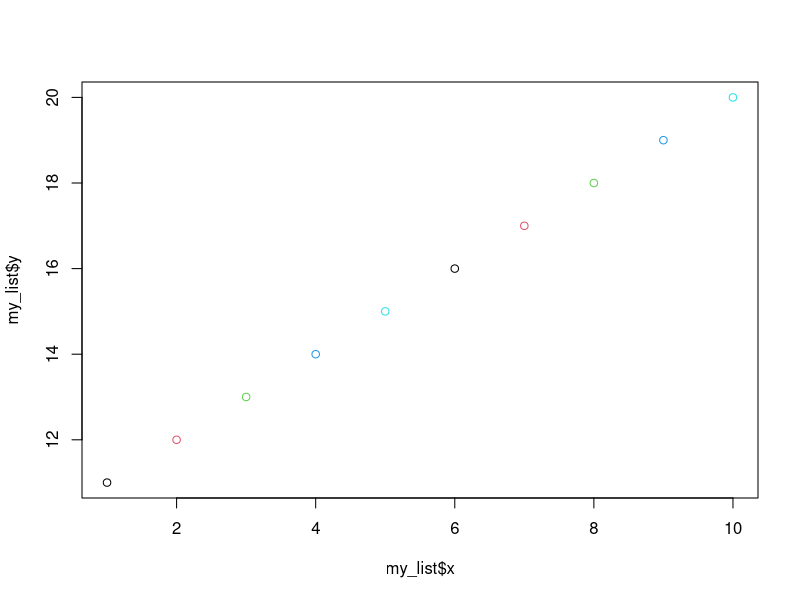
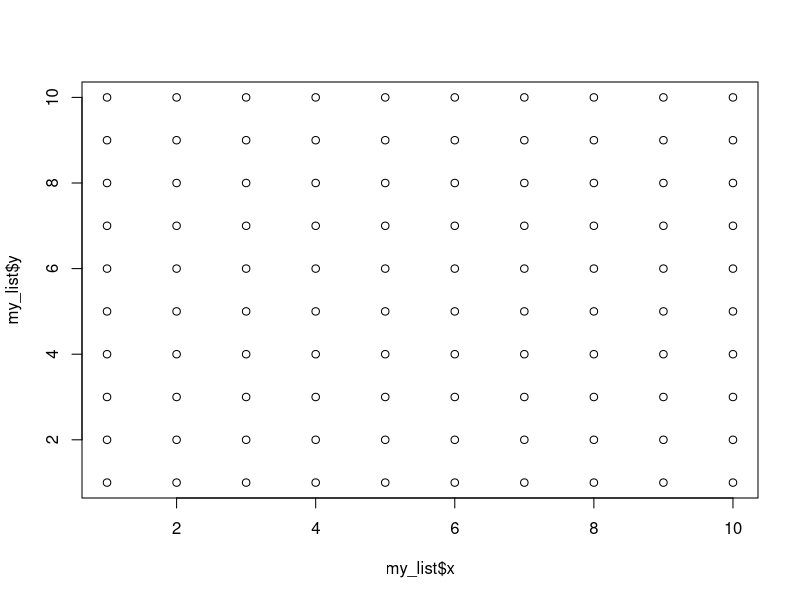
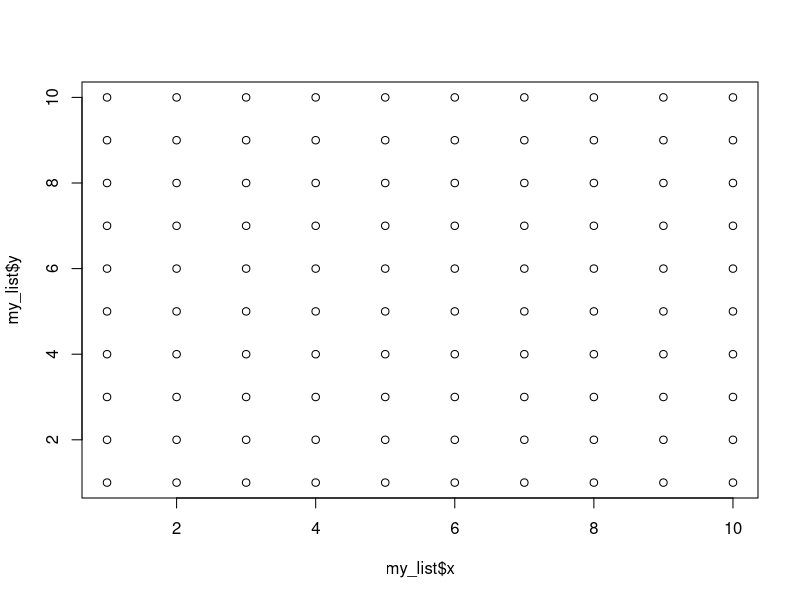
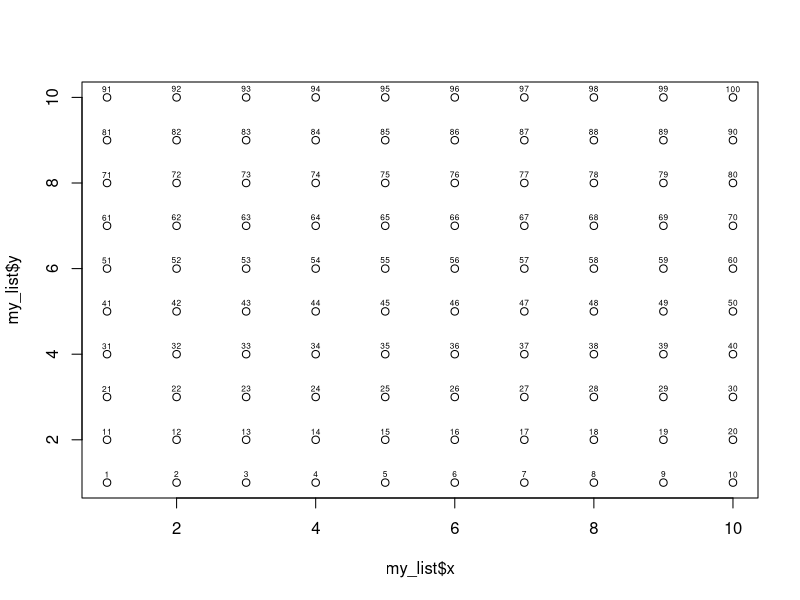
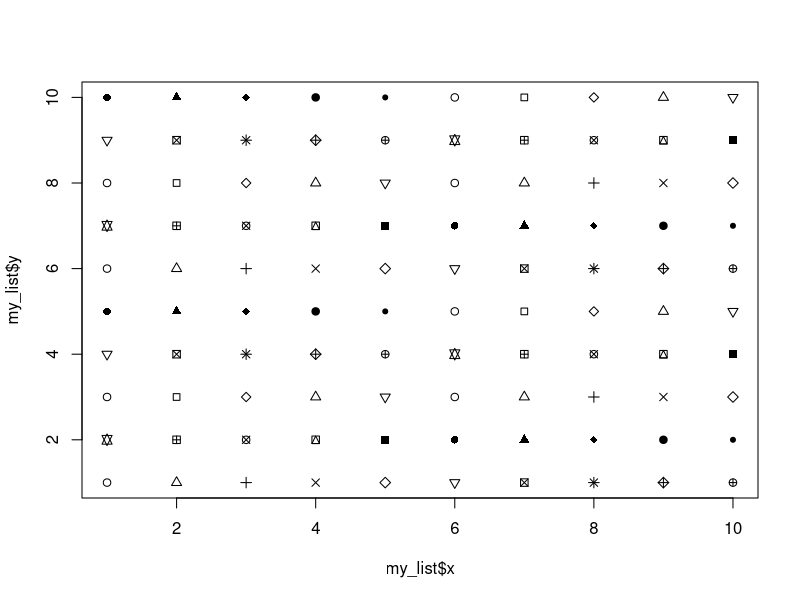
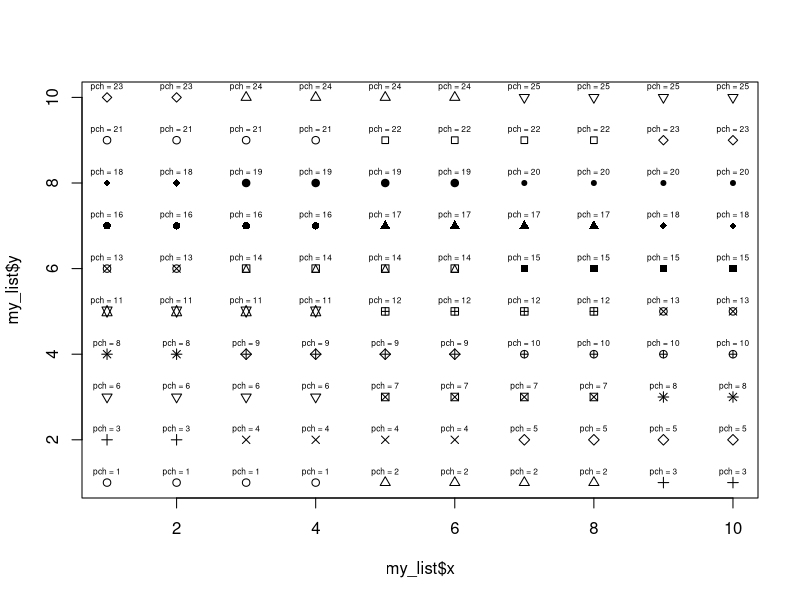
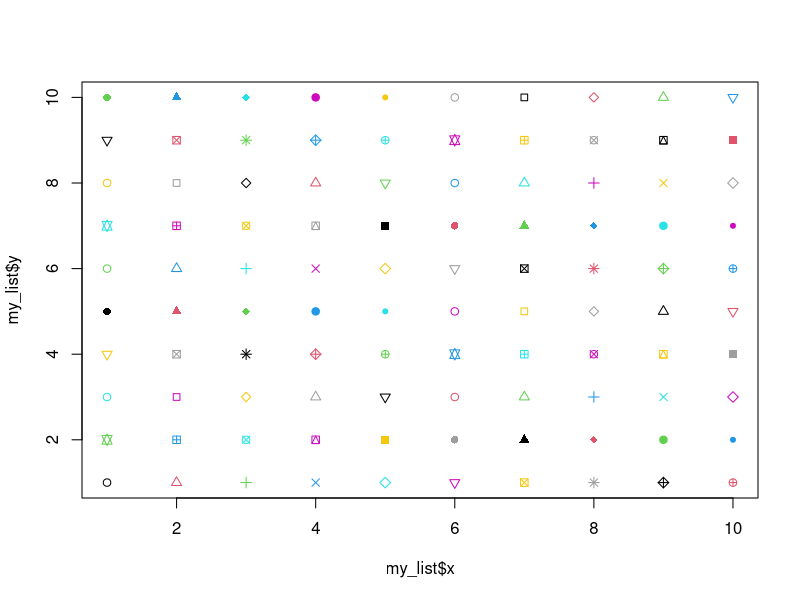

R code for these plots, in order:
## ---- chunk 1
knitr::opts_chunk$set(echo = TRUE)
## ---- chunk 2

my_matrix = matrix(data = c(1:10, 11:20, 111:120)) #We are using the arguments "data = ".

is.matrix(my_matrix) #We can interrogate the object and see if it is a matrix.

## ---- chunk 3

my_matrix

## ---- chunk 4

help(matrix)

## ---- chunk 5

my_cols = c("Species 1", "Species 2", "Species 3")
my_rows = c("Site 1", "Site 2", "Site 3", "Site 4", "Site 5", "Site 6", "Site 7", "Site 8", "Site 9", "Site 10")

my_names = list(my_rows, my_cols) #We're making a list here with the two vector objects above.

my_matrix = matrix(data = c(1:10, 11:20, 111:120), ncol = 3, dimnames = my_names) #Note we don't have to specify row number.

## ---- chunk 6

my_matrix = matrix(nrow = 10, ncol = 3, dimnames = my_names)

## ---- chunk 7

my_matrix[, 1] = 1:10 #We're taking the columns in order here
my_matrix[, 2] = 11:20
my_matrix[, 3] = 111:120

#An alternative method using column names.

my_matrix[, "Species 1"] = 1:10
my_matrix[, "Species 2"] = 11:20
my_matrix[, "Species 3"] = 111:120

## ---- chunk 8

my_matrix[, 1]

my_matrix[1, ]

my_matrix[2, 2:3]

my_matrix[c(2, 4, 8), 3] #When can choose non-consecutive rows here with concatenate.


## ---- chunk 9

my_matrix[my_matrix[, "Species 2"] > 15, "Species 1"]

## ---- chunk 10

my_matrix <- matrix(data = c(9, "A", TRUE, "words", 11, 12, 111, 134, 9, FALSE),
       ncol = 5)

is.character(my_matrix)

my_matrix

## ---- chunk 11

my_matrix <- matrix(data = c(1:10, 11:20, 111:120), ncol = 3, dimnames = my_names)

my_logicl <- my_matrix > 10

is.logical(my_logicl)

my_matrix[my_logicl]

## ---- chunk 12

my_df <- data.frame(taxa_1 = c(1:10), #We're defining objects as a part of the arguments going into data.frame()
                    taxa_2 = c(11:20),
                    taxa_3 = c(21:30),
                    burned = c(TRUE, TRUE, TRUE, TRUE, FALSE, FALSE, FALSE, FALSE, TRUE, FALSE),
                    class1 = c("Oak Scrub", "Oak Scrub", "Oak Scrub", #Don't be afraid to use <shift+enter> to break down long arguments.
                               "Pine Woodland", "Pine Woodland", 
                               "Estuarine", "Estuarine", 
                               "Savanna", "Savanna", "Savanna"),
                    row.names = c("Site 1", "Site 2", "Site 3", "Site 4", "Site 5", "Site 6", "Site 7", "Site 8", "Site 9", "Site 10"))

my_df

## ---- chunk 13

my_df$burned

my_df[my_df$burned == TRUE, ]

my_df[my_df$class1 == "Savanna", ]

## ---- chunk 14

my_df[my_df$burned == FALSE & my_df$class1 == "Savanna", ]

my_df[my_df$burned == FALSE | my_df$class1 == "Savanna", ]


## ---- chunk 15

is.numeric(my_df$taxa_1)

is.character(my_df$class1)

is.vector(my_df$taxa_1)

## ---- chunk 16

row.names(my_df)

colnames(my_df)

row.names(my_df) = c("S1", "S2", "S3", "S4", "S5", "S6", "S7", "S8", "S9", "S10")

colnames(my_df) = c("Cercocarpus", "Typha", "Poaceae", "Burned", "Class")

my_df['S5', ]

my_df[c('S5', 'S8', 'S10'), ] #We can call all of the rows for non-consecutive names.

my_df[c('S5', 'S8', 'S10'), 'Class'] #We can call specific rows for non-consecutive names.

## ---- chunk 17

head(my_df)

tail(my_df)

## ---- chunk 18

my_data = read.csv(file = "data/Fake_core.csv",
                   header = TRUE)

class(my_data)

## ---- chunk 19

my_data = read.delim(file = "data/Fake_core_plus.txt",
                     header = TRUE)

class(my_data)

## ---- chunk 20

my_data = read.table(file = "data/Fake_core_plus.txt",
                     header = TRUE,
                     sep = "\t", #Here we tell the function what kind of code separates column entries
                     row.names = "depth") #We can also specify row names when reading.

class(my_data)

my_data = read.table(file = "data/Fake_core.csv",
                     header = TRUE,
                     sep = ",",
                     row.names = "depth")

head(my_data)

## ---- chunk 21

my_data = read.csv("data/Fake_core.csv", TRUE, row.names = "depth")

## ---- chunk 22

readxl::read_xlsx("data/Fake_core_plus.xlsx") #I'm hashing this out because it will require dependencies that might not yet be installed on everyone's machines.

## ---- chunk 23

my_data = read.csv("data/Fake_core.csv", TRUE, row.names = "depth")

my_int = 1:10

class(my_data)

class(my_int)

length(my_int)

length(my_data)

ncol(my_data)

nrow(my_data)

max(my_int)

max(my_data)

## ---- chunk 24

my_list = list(x = 1:10, y = 11:20, col = c(1:5)) #Note here we're only using a list of five integers for colors.

plot(my_list, col = my_list$col)

#What's wrong with this plot?

## ---- chunk 25

my_list = list(x = rep(1:10,10), 
               y = c(rep(1,10), rep(2,10), rep(3,10), rep(4,10), rep(5,10), rep(6,10), rep(7,10), rep(8,10), rep(9,10), rep(10,10))) #Functions are better here.

#Let's build a custom funciton. It's not so scary. We tell R what to do with a vector.

my_grid = function(x, times = 10){
  out = vector(mode = "numeric", length = length(x)*times) #Using length() function here. Allows us to be flexible.
  for(i in 1:length(x)){ #Yes, we use for() loops. For every position in our vector object, we're going to use the function rep.
    write_value = rep(x[i], times)
    out[1:10 + ((i-1) * 10)] = write_value
  }
  out
}

my_list = list(x = rep(1:10, 10),
               y = my_grid(1:10))

plot(my_list)

#The most efficient choice is a unique class of R functions centered around apply(). Here, we use sapply() to iteratively repeat the input 10 times.

my_list = list(x = rep(1:10, 10),
               y = sapply(1:10, function(x){
                    rep(x, 10)
                  })
               )

plot(my_list)

## ---- chunk 26

plot(my_list)

text(x = my_list$x, #Using function text() to add text to plot. Note arguments
     y = my_list$y+0.2, 
     labels = 1:100, 
     cex = 0.5) #The cex argument changes the size of what is plotted. CEX stands for "character expansion".



## ---- chunk 27

plot(my_list, pch = 1:25)

#How do we make it so the characters show up as 4 of each in a row?

plot(my_list, 
     pch = sapply(1:25, function(x){
       rep(x, 4)
     }))

#Can we add text to clarify? You bet!

text(x = my_list$x,
     y = my_list$y + 0.25,
     labels = paste0("pch = ", 
              sapply(1:25, function(y){ #This is the code chunk we used to get our symbols into groups of 4. 
                rep(y, 4)
              })),
     cex = 0.5)

## ---- chunk 28

plot(my_list, 
     pch = 1:25, 
     col = 1:8)


